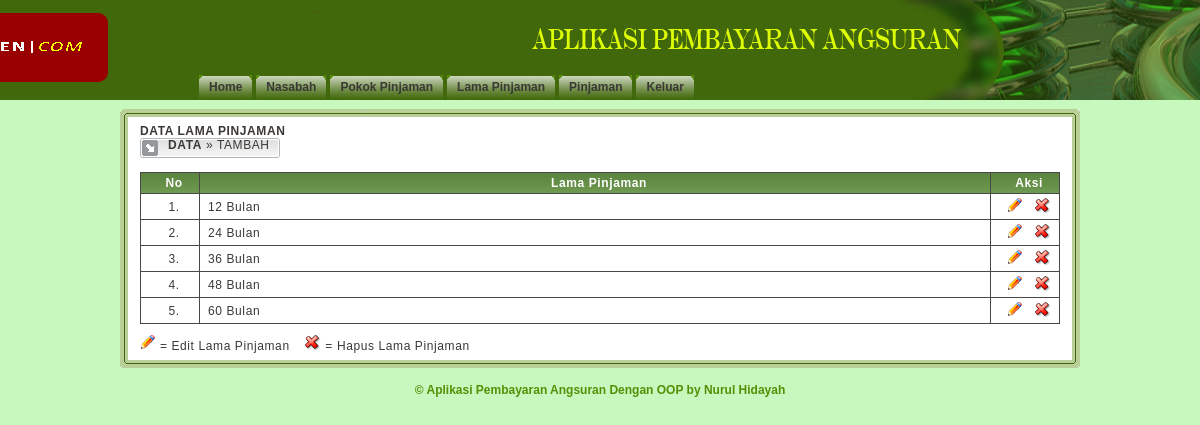
Screenshot of /admin.php?page=lama_mgr (signed in) with the database file from the repository.
### tables this page shows
CREATE TABLE IF NOT EXISTS `lama` (
  `id` int(10) NOT NULL AUTO_INCREMENT,
  `lama` int(100) NOT NULL,
  PRIMARY KEY (`id`)
);

### include/class.php (called while the page is built, shortened)
<?php
class lamaPinjaman
{
	function tampilLama()
	{
		$query = mysql_query("SELECT * FROM lama order by lama asc");
		while($row=mysql_fetch_array($query))
		$data[]=$row;
	    return $data;
	}
}
				?><script language="javascript">

### lama_mgr.php (the view, shortened to what this page needs)
<?php
include_once 'include/class.php';
$lama = new lamaPinjaman();
?>
<b>DATA LAMA PINJAMAN</b>
<div class="subnav">
	<table border="0" cellspacing="0" cellpadding="0">
		<tr>
			<td><img src="images/tabdata01.gif" /></td>
			<td class="tabsubnav">
				<b>DATA</b> &raquo; <a href="?page=lama_add">TAMBAH</a>
			</td>
			<td><img src="images/tabdata03.gif" /></td>
		</tr>
	</table>
</div>
<br>
<table class="tabholder" border="0" cellspacing="1" cellpadding="0">
	<tr class="tabhead">
		<td align="center" width="50" class="tabtxt">No</td>
        <td align="center" class="tabtxt">Lama Pinjaman</td>
		<td align="center" width="60" class="tabtxt">Aksi</td>
	</tr>
<?php
$arrayLama=$lama->tampilLama();
if (count($arrayLama))
{
foreach($arrayLama as $data)
{
?>
	<tr class="tabcont">
		<td class="tabtxt" align="center"><?php echo $c=$c+1;?>.</td>
        <td class="tabtxt" align="left"><?php echo $data['lama'];?> <?php echo "Bulan"; ?> </td>
		<td align="left">
			<div class="tabtxt imghref">
				<span class="dashnav">&nbsp;</span>
				<a href="?page=lama_edit&aksi=edit&id_lama=<?php echo $data['id'];?>">
					<img src="images/ico_edit.gif" class="ico" border="0" title="Edit" />
				</a>
				<span class="dashnav">&nbsp;</span>
				<a href="?page=lama_edit&aksi=hapus&id_lama=<?php echo $data['id'];?>">
					<img src="images/ico_del.gif" class="ico" border="0" title="Hapus"  onClick="return confirm('Apakah Anda Yakin?');"/>
				</a>
			</div>
		</td>
	</tr>
<?php
}
} ?>
</table>
<img src="images/ico_edit.gif" border="0" title="Edit" /> = Edit Lama Pinjaman &nbsp;&nbsp;
<img src="images/ico_del.gif" border="0" title="Delete" /> = Hapus Lama Pinjaman

### css/style.css (style rules this page uses)
html, body { margin: 0; padding: 0; background: #C7F8BE url(../images/header_1.png) top repeat-x; font: 12px Tahoma, Arial, "Trebuchet MS"; color: #3C3836; }
a { text-decoration: underline; color: #FF7E00; }
.tabsubnav { background-image: url(../images/tabdata02bg.gif); background-repeat: repeat-x; color: #3A3835; vertical-align: top; }
.tabsubnav a { text-decoration: none; color: #3A3835; }
.tabholder { width: 100%; background: #4A4846; }
.tabhead { background: url(../images/tab_head.gif) repeat-x; font-weight: bold; color: #FEFEFE; }
.tabcont { background: #FFF; }
.tabtxt { padding: 3px 0 3px 8px; }
.tabtxt a { text-decoration: none; }

### rows the page displays
lama: lama "12"
lama: c "2", lama "24"
lama: c "3", lama "36"
lama: c "4", lama "48"
lama: c "5", lama "60"
